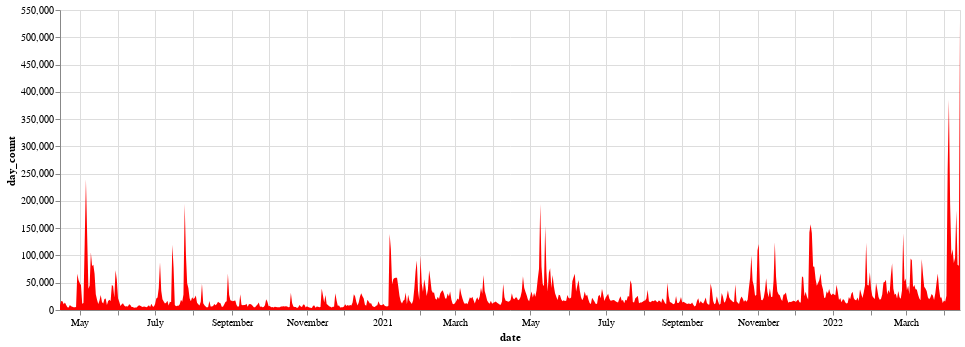

Notebook cell for this chart:
### Markdown cell above
#### Chart it

### Code cell
alt.Chart(df_complete.head(365 * 2)).mark_area(color="red").encode(
    x="date:T", y="day_count:Q",
).properties(width=900)

### Figure 1 — Vega-Lite specification as saved in the notebook (floating-point values rounded to 4 significant figures; data arrays with more than 128 entries replaced by an {"elided": "..."} marker saying what was removed)
{"config": {"view": {"continuousWidth": 400, "continuousHeight": 300}}, "data": {"name": "data-6975d51a4011df64dfa664a66accedef"}, "mark": {"type": "area", "color": "red"}, "encoding": {"x": {"field": "date", "type": "temporal"}, "y": {"field": "day_count", "type": "quantitative"}}, "width": 900, "$schema": "https://vega.github.io/schema/vega-lite/v4.17.0.json", "datasets": {"data-6975d51a4011df64dfa664a66accedef": {"elided": "730 records"}}}
